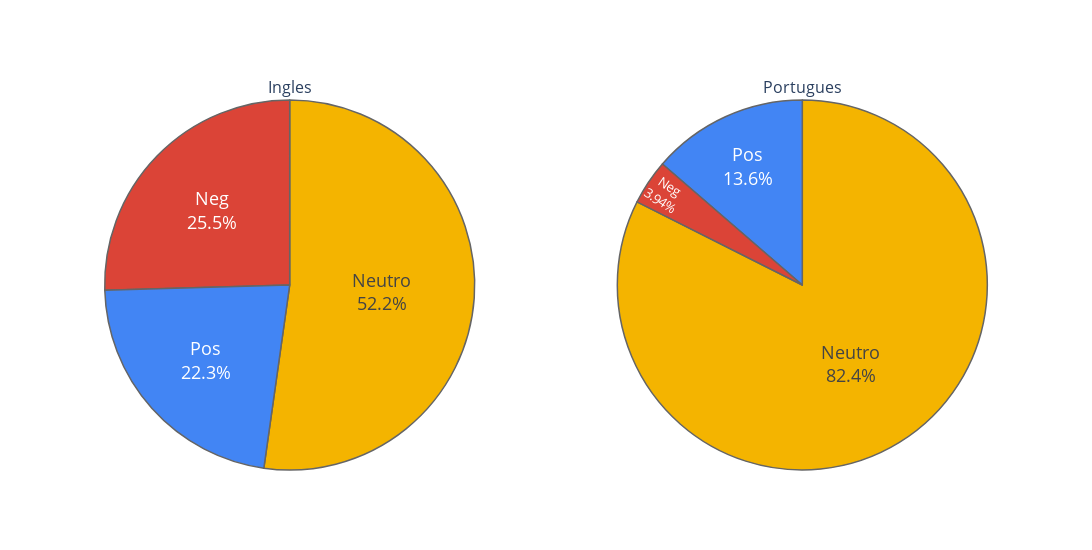

This figure's notebook cell:
### Code cell
# Define Labels
labels = ['Neutro','Pos', 'Neg']

# Define color sets of paintings
colors = ['rgb(244, 180, 0)', 'rgb(66, 133, 244)',  'rgb(219, 68, 55)']


# Create subplots, using 'domain' type for pie charts
specs = [[{'type':'domain'}, {'type':'domain'}]]
fig = make_subplots(rows=1, cols=2, specs=specs, subplot_titles=['Ingles', 'Portugues'])

# Define pie charts
fig.add_trace(go.Pie(labels=labels, values=[neutro1,pos1,neg1], name='Ingles',
               marker_colors=colors,hoverinfo='label+percent', 
               textfont=dict(size=18),
               marker=dict(colors=colors, 
               line=dict(color='rgb(101,101,101)', width=1.5))), 1, 1)

fig.add_trace(go.Pie(labels=labels, values=[neutro2,pos2,neg2], name='Portugues',
               marker_colors=colors,hoverinfo='label+percent', 
               textfont=dict(size=18),
               marker=dict(colors=colors, 
               line=dict(color='rgb(101,101,101)', width=1.5))), 1, 2)

# Tune layout and hover info
fig.update_layout(height=550, width = 1400, title_x=0.2)
fig.update_traces(textposition='inside', textinfo='percent+label',hoverinfo='label+percent+name')
fig.update(#layout_title_text='% Porcentagem dos Sentimentos por Lingua',
           layout_showlegend=False)

fig = go.Figure(fig)

fig.show()

### Figure 1 — Plotly figure (JSON) as saved in the notebook; plotly's stock layout.template omitted (floating-point values rounded to 4 significant figures)
{"data": [{"domain": {"x": [0, 0.45], "y": [0, 1]}, "hoverinfo": "label+percent+name", "labels": ["Neutro", "Pos", "Neg"], "marker": {"colors": ["rgb(244, 180, 0)", "rgb(66, 133, 244)", "rgb(219, 68, 55)"], "line": {"color": "rgb(101,101,101)", "width": 1.5}}, "name": "Ingles", "textfont": {"size": 18}, "textinfo": "percent+label", "textposition": "inside", "type": "pie", "values": [199, 85, 97]}, {"domain": {"x": [0.55, 1], "y": [0, 1]}, "hoverinfo": "label+percent+name", "labels": ["Neutro", "Pos", "Neg"], "marker": {"colors": ["rgb(244, 180, 0)", "rgb(66, 133, 244)", "rgb(219, 68, 55)"], "line": {"color": "rgb(101,101,101)", "width": 1.5}}, "name": "Portugues", "textfont": {"size": 18}, "textinfo": "percent+label", "textposition": "inside", "type": "pie", "values": [314, 52, 15]}], "layout": {"annotations": [{"font": {"size": 16}, "showarrow": false, "text": "Ingles", "x": 0.225, "xanchor": "center", "xref": "paper", "y": 1, "yanchor": "bottom", "yref": "paper"}, {"font": {"size": 16}, "showarrow": false, "text": "Portugues", "x": 0.775, "xanchor": "center", "xref": "paper", "y": 1, "yanchor": "bottom", "yref": "paper"}], "height": 550, "showlegend": false, "title": {"x": 0.2}, "width": 1400}}
